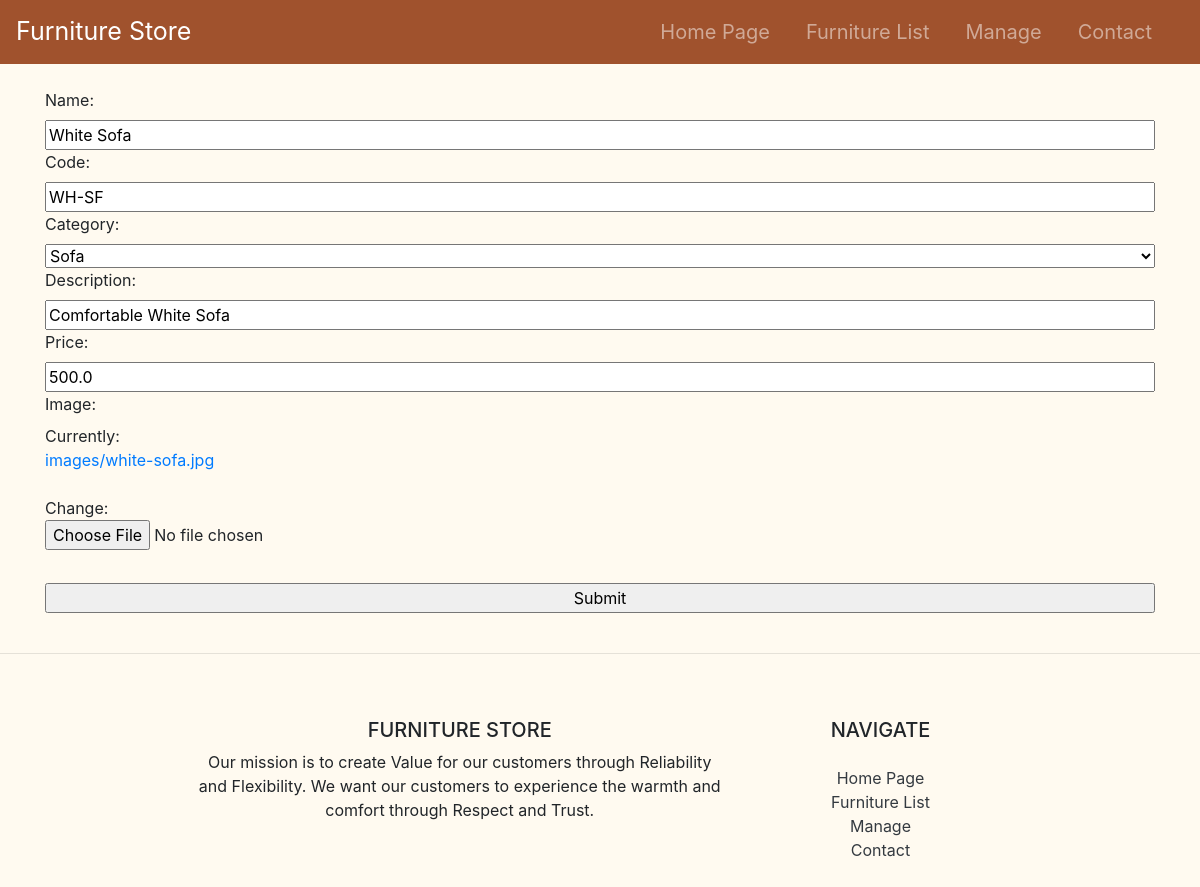
The page /update_furniture/White Sofa/ on the database its author committed.
### store/models.py (models this page shows, shortened)
class Furniture(models.Model):
    CATEGORIES = (
        ('Sofa', 'Sofa'),
        ('Chair', 'Chair'),
        ('Table', 'Table'),
        ('Bed', 'Bed'),
        ('Home Appliance', 'Home Appliance')
    )
    IMAGES = (
        ('white-sofa.jpg', 'white-sofa.jpg'),
        ('kitchen-table.jpg', 'kitchen-table.jpg'),
        ('king-bed.jpg', 'king-bed.jpg'),
        ('toaster.jpg', 'toaster.jpg'),
        ('wooden-chair.jpg', 'wooden-chair.jpg')
    )
    name = models.CharField(max_length=255, null=True)
    code = models.CharField(max_length=100, null=True)
    category = models.CharField(max_length=200, null=True, choices=CATEGORIES)
    description = models.CharField(max_length=255, null=True)
    price = models.FloatField(null=True)
    image = models.ImageField(upload_to='images/', null=True)

### store/views.py (the view)
# urls.py: path('update_furniture/<str:name>/', views.update_furniture, name='update_furniture'),
def update_furniture(request, name):
    furniture = Furniture.objects.get(name=name)
    form = FurnitureForm(instance=furniture)
    if request.method == 'POST':
        form = FurnitureForm(request.POST, instance=furniture)
        if form.is_valid():
            form.save()
            return redirect('/')
    context = {'form':form}
    return render(request,'store/order_form.html', context)

### store/manage.py
class FurnitureForm(ModelForm):
    class Meta:
        model = Furniture
        fields = '__all__'

### store/templates/store/order_form.html (shortened to what this page needs)
{% extends 'store/main.html' %}
{% load static %}
{% block content %}
    <br>
    <div class="container">
        <form class="d-flex flex-column" action="" method="POST">
            {{ form }}
            <input type="submit" name="Submit">
        </form>
    </div>
{% endblock %}

### static/css/main.css (style rules this page uses)
body { background-color: floralwhite; }

### rows shown on the page
Furniture: name "White Sofa", code "WH-SF", category "Sofa", description "Comfortable White Sofa", price "500.0"
